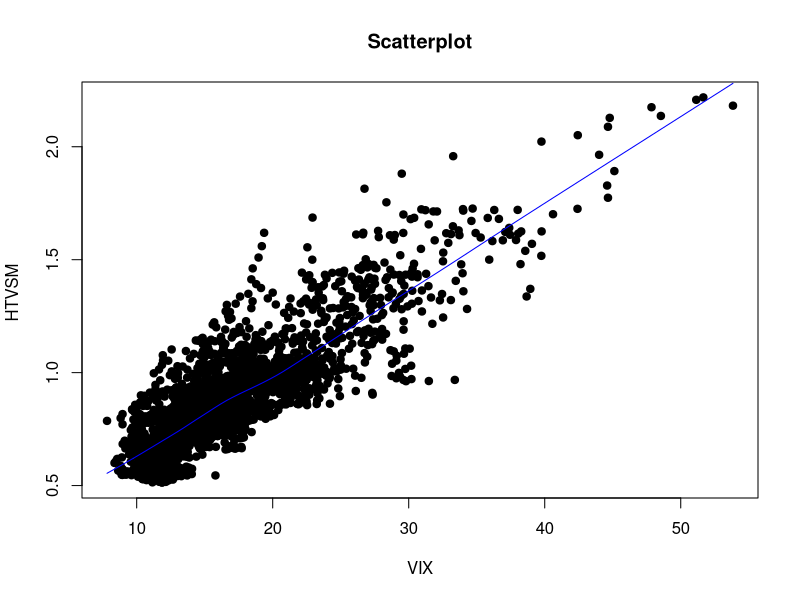

The R source for this figure:
library(urca)
library(readxl)
volcompare <- read_excel("volcompare.xlsx")
View(volcompare)
vix=volcompare$VIX
sv=volcompare$HTVSM
Time=volcompare$Date
corr=cor(vix, sv, method= c("pearson"))
corr
plot(vix,sv, main="Scatterplot", xlab="VIX", ylab="HTVSM ", pch=19)
abline(lm(vix~sv), col="red") # regression line (y~x)
lines(lowess(vix,sv), col="blue") # lowess line (x,y)
#Johansen cointegration
jotest=ca.jo(data.frame(vix, sv), type="trace", K=2, ecdet="none", spec="longrun")
summary(jotest)
#We can reject the null hypothesis and conclude that there is no cointegration.

#https://www.quantstart.com/articles/Johansen-Test-for-Cointegrating-Time-Series-Analysis-in-R/